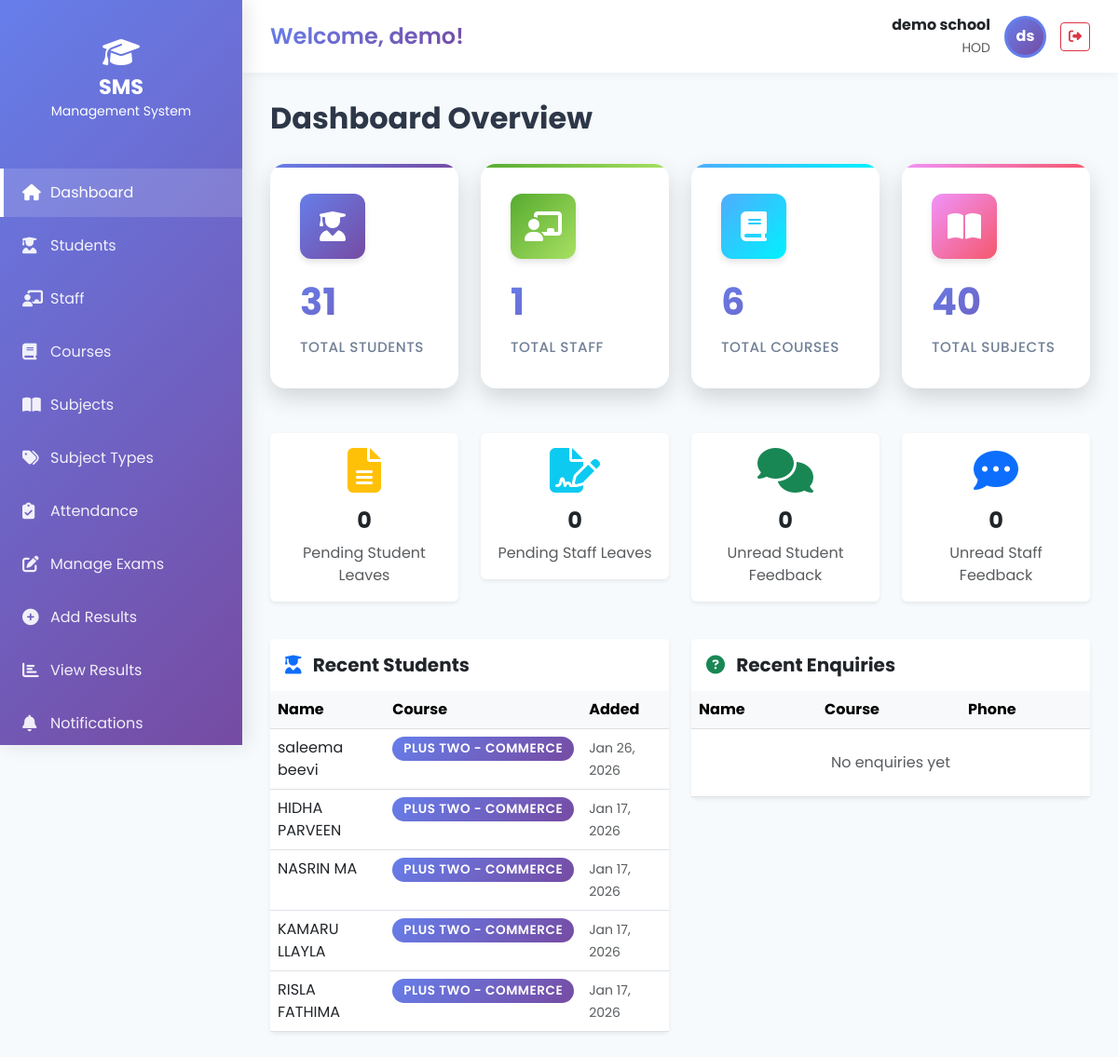
Screenshot of /hod/ (signed in) with the database file from the repository.
### hadiya/models.py (models this page shows, shortened)
class CustomUser(AbstractUser):
    USER_TYPE_CHOICES = (
        (1, 'HOD'),
        (2, 'Staff'),
        (3, 'Student'),
        (4, 'Accountant'),
        (5, 'Management'),
    )
    user_type = models.IntegerField(choices=USER_TYPE_CHOICES, default=1)
    profile_pic = models.ImageField(upload_to='profile_pics/', blank=True, null=True)
    email = models.EmailField(unique=True)
    USERNAME_FIELD = 'email'
    REQUIRED_FIELDS = ['username', 'first_name', 'last_name']

class Student(models.Model):
    ADMISSION_TYPE_CHOICES = (
        ('Day Scholar', 'Day Scholar'),
        ('Hostel', 'Hostel'),
    )
    admin = models.OneToOneField(CustomUser, on_delete=models.CASCADE)
    address = models.TextField()
    gender = models.CharField(max_length=10, choices=[('Male', 'Male'), ('Female', 'Female'), ('Other', 'Other')])
    course_id = models.ForeignKey(Course, on_delete=models.CASCADE, related_name='students')
    admission_type = models.CharField(max_length=20, choices=ADMISSION_TYPE_CHOICES, default='Day Scholar')
    uses_hostel = models.BooleanField(default=False)
    uses_transport = models.BooleanField(default=False)
    transport_mode = models.CharField(max_length=20, choices=[('Bus', 'Bus'), ('Private', 'Private'), ('Walk', 'Walk')], default='Walk')
    bus_stop = models.ForeignKey(BusStop, on_delete=models.SET_NULL, null=True, blank=True)
    advance_balance = models.DecimalField(max_digits=12, decimal_places=2, default=0.00)
    phone_number = models.CharField(max_length=15, blank=True, null=True)
    created_at = models.DateTimeField(auto_now_add=True)
    updated_at = models.DateTimeField(auto_now=True)

class Course(models.Model):
    name = models.CharField(max_length=100)
    created_at = models.DateTimeField(auto_now_add=True)
    updated_at = models.DateTimeField(auto_now=True)

### student_management_system/Hod_views.py (the view)
    @login_required
    def wrapper(request, *args, **kwargs):
        if request.user.user_type != 1:
            messages.error(request, 'Access denied. HOD privileges required.')
            return redirect('home')
        return view_func(request, *args, **kwargs)

### hadiya/EmailBackEnd.py (called while the page is built)
    def get_user(self, user_id):
        UserModel = get_user_model()
        try:
            return UserModel.objects.get(pk=user_id)
        except UserModel.DoesNotExist:
            return None

### student_management_system/Hod_views.py (called while the page is built)
def hod_required(view_func):
    @login_required
    def wrapper(request, *args, **kwargs):
        if request.user.user_type != 1:
            messages.error(request, 'Access denied. HOD privileges required.')
            return redirect('home')
        return view_func(request, *args, **kwargs)
    return wrapper

### templates/Hod/home_new.html (shortened to what this page needs)
{% extends 'base.html' %}
{% block content %}
<h1 class="page-title">Dashboard Overview</h1>
<div class="row stagger-animation mb-4">
    <div class="col-md-3 col-sm-6 mb-4">
        <div class="stat-card">
            <div class="stat-icon">
                <i class="fas fa-user-graduate"></i>
            </div>
            <div class="stat-number">{{ students_count }}</div>
            <div class="stat-label">Total Students</div>
        </div>
    </div>
    <div class="col-md-3 col-sm-6 mb-4">
        <div class="stat-card success">
            <div class="stat-icon">
                <i class="fas fa-chalkboard-teacher"></i>
            </div>
            <div class="stat-number">{{ staff_count }}</div>
            <div class="stat-label">Total Staff</div>
        </div>
    </div>
    <div class="col-md-3 col-sm-6 mb-4">
        <div class="stat-card info">
            <div class="stat-icon">
                <i class="fas fa-book"></i>
            </div>
            <div class="stat-number">{{ courses_count }}</div>
            <div class="stat-label">Total Courses</div>
        </div>
    </div>
    <div class="col-md-3 col-sm-6 mb-4">
        <div class="stat-card warning">
            <div class="stat-icon">
                <i class="fas fa-book-open"></i>
            </div>
            <div class="stat-number">{{ subjects_count }}</div>
            <div class="stat-label">Total Subjects</div>
        </div>
    </div>
</div>
<div class="row mb-4">
    <div class="col-md-3 col-sm-6 mb-3">
        <div class="card border-0 shadow-sm">
            <div class="card-body text-center">
                <i class="fas fa-file-alt fa-3x text-warning mb-3"></i>
                <h4 class="fw-bold">{{ pending_student_leaves }}</h4>
                <p class="text-muted mb-0">Pending Student Leaves</p>
            </div>
        </div>
    </div>
    <div class="col-md-3 col-sm-6 mb-3">
        <div class="card border-0 shadow-sm">
            <div class="card-body text-center">
                <i class="fas fa-file-signature fa-3x text-info mb-3"></i>
                <h4 class="fw-bold">{{ pending_staff_leaves }}</h4>
                <p class="text-muted mb-0">Pending Staff Leaves</p>
            </div>
        </div>
    </div>
    <div class="col-md-3 col-sm-6 mb-3">
        <div class="card border-0 shadow-sm">
            <div class="card-body text-center">
                <i class="fas fa-comments fa-3x text-success mb-3"></i>
                <h4 class="fw-bold">{{ unread_student_feedbacks }}</h4>
                <p class="text-muted mb-0">Unread Student Feedback</p>
            </div>
        </div>
    </div>
    <div class="col-md-3 col-sm-6 mb-3">
        <div class="card border-0 shadow-sm">
            <div class="card-body text-center">
                <i class="fas fa-comment-dots fa-3x text-primary mb-3"></i>
                <h4 class="fw-bold">{{ unread_staff_feedbacks }}</h4>
                <p class="text-muted mb-0">Unread Staff Feedback</p>
            </div>
        </div>
    </div>
</div>
<div class="row">
    <div class="col-lg-6 mb-4">
        <div class="card border-0 shadow-sm">
            <div class="card-header bg-white border-0 py-3">
                <h5 class="mb-0 fw-bold">
                    <i class="fas fa-user-graduate text-primary me-2"></i>
                    Recent Students
                </h5>
            </div>
            <div class="card-body p-0">
                <div class="table-responsive">
                    <table class="table table-hover mb-0">
                        <thead class="table-light">
                            <tr>
                                <th>Name</th>
                                <th>Course</th>
                                <th>Added</th>
                            </tr>
                        </thead>
                        <tbody>
                            {% for student in recent_students %}
                            <tr>
                                <td>{{ student.admin.first_name }} {{ student.admin.last_name }}</td>
                                <td><span class="badge badge-modern badge-gradient-purple">{{ student.course_id.name}}</span></td>
                                <td><small class="text-muted">{{ student.created_at|date:"M d, Y" }}</small></td>
                            </tr>
                            {% empty %}
                            <tr>
                                <td colspan="3" class="text-center text-muted py-4">No students yet</td>
                            </tr>
                            {% endfor %}
                        </tbody>
                    </table>
                </div>
            </div>
        </div>
    </div>
    <div class="col-lg-6 mb-4">
        <div class="card border-0 shadow-sm">
            <div class="card-header bg-white border-0 py-3">
                <h5 class="mb-0 fw-bold">
                    <i class="fas fa-question-circle text-success me-2"></i>
                    Recent Enquiries
                </h5>
            </div>
            <div class="card-body p-0">
                <div class="table-responsive">
                    <table class="table table-hover mb-0">
                        <thead class="table-light">
                            <tr>
                                <th>Name</th>
                                <th>Course</th>
                                <th>Phone</th>
                            </tr>
                        </thead>
                        <tbody>
                            {% for enquiry in recent_enquiries %}
                            <tr>
                                <td>{{ enquiry.name }}</td>
                                <td><span class="badge badge-modern badge-gradient-success">{{ enquiry.course.name
                                        }}</span></td>
                                <td><small>{{ enquiry.phone_number }}</small></td>
                            </tr>
                            {% empty %}
                            <tr>
                                <td colspan="3" class="text-center text-muted py-4">No enquiries yet</td>
                            </tr>
                            {% endfor %}
                        </tbody>
                    </table>
                </div>
            </div>
        </div>
    </div>
</div>
{% endblock %}

### templates/base.html (shortened to what this page needs)
<!DOCTYPE html>
<html lang="en">
<head>
    <link rel="stylesheet" href="https://cdnjs.cloudflare.com/ajax/libs/font-awesome/6.4.0/css/all.min.css">
    <link href="https://cdn.jsdelivr.net/npm/bootstrap@5.3.0/dist/css/bootstrap.min.css" rel="stylesheet">
    <link rel="stylesheet" href="https://cdn.datatables.net/1.13.6/css/dataTables.bootstrap5.min.css">
    {% load static %}
    <link rel="stylesheet" href="{% static 'assets/css/modern-theme.css' %}">
</head>
<body>
    <div class="sidebar">
        <div class="sidebar-brand">
            <i class="fas fa-graduation-cap fa-2x mb-2"></i>
            <h3>SMS</h3>
            <small>Management System</small>
        </div>
        <ul class="sidebar-nav">
            {% block sidebar %}
            {% if request.user.user_type == 1 %}
            {% include 'includes/sidebar_hod.html' %}
            {% elif request.user.user_type == 2 %}
            {% include 'includes/sidebar_staff.html' %}
            {% elif request.user.user_type == 3 %}
            {% include 'includes/sidebar_student.html' %}
            {% endif %}
            {% endblock %}
        </ul>
    </div>
    <div class="main-content">
        <div class="top-navbar">
            <div class="welcome-text">
                {% block page_header %}Welcome, {{ request.user.first_name }}!{% endblock %}
            </div>
            <div class="user-info">
                <div class="text-end">
                    <div class="fw-bold">{{ request.user.first_name }} {{ request.user.last_name }}</div>
                    <small class="text-muted">{{ request.user.get_user_type_display }}</small>
                </div>
                {% if request.user.profile_pic %}
                <img src="{{ request.user.profile_pic.url }}" alt="Profile" class="user-avatar">
                {% else %}
                <div class="user-avatar"
                    style="background: var(--gradient-purple); display: flex; align-items: center; justify-content: center; color: white; font-weight: 700;">
                    {{ request.user.first_name.0 }}{{ request.user.last_name.0 }}
                </div>
                {% endif %}
                <a href="{% url 'logout' %}" class="btn btn-sm btn-outline-danger">
                    <i class="fas fa-sign-out-alt"></i>
                </a>
            </div>
        </div>
        <div class="content-wrapper">
            {% block content %}{% endblock %}
        </div>
    </div>
</body>
</html>

### static/assets/css/modern-theme.css (style rules this page uses)
:root { --gradient-purple: linear-gradient(135deg, #667eea 0%, #764ba2 100%); --gradient-success: linear-gradient(135deg, #56ab2f 0%, #a8e063 100%); --gradient-info: linear-gradient(135deg, #4facfe 0%, #00f2fe 100%); --gradient-warning: linear-gradient(135deg, #f093fb 0%, #f5576c 100%); --gradient-danger: linear-gradient(135deg, #fa709a 0%, #fee140 100%); --gradient-ocean: linear-gradient(135deg, #2193b0 0%, #6dd5ed 100%); --gradient-sunset: linear-gradient(135deg, #ff7e5f 0%, #feb47b 100%); --color-primary: #667eea; --color-secondary: #764ba2; --color-success: #56ab2f; --color-info: #4facfe; --color-warning: #f093fb; --color-danger: #fa709a; --color-dark: #2d3748; --color-light: #f7fafc; --glass-bg: rgba(255, 255, 255, 0.15); --glass-border: rgba(255, 255, 255, 0.3); --glass-shadow: 0 8px 32px 0 rgba(31, 38, 135, 0.37); --spacing-xs: 0.5rem; --spacing-sm: 1rem; --spacing-md: 1.5rem; --spacing-lg: 2rem; --spacing-xl: 3rem; --radius-sm: 8px; --radius-md: 12px; --radius-lg: 16px; --radius-xl: 20px; --shadow-sm: 0 2px 4px rgba(0, 0, 0, 0.1); --shadow-md: 0 4px 6px rgba(0, 0, 0, 0.1); --shadow-lg: 0 10px 25px rgba(0, 0, 0, 0.15); --shadow-xl: 0 20px 40px rgba(0, 0, 0, 0.2); --transition-fast: 0.2s ease; --transition-normal: 0.3s ease; --transition-slow: 0.5s ease; }
* { margin: 0; padding: 0; box-sizing: border-box; }
body { font-family: 'Poppins', sans-serif; background: linear-gradient(135deg, #667eea 0%, #764ba2 100%); min-height: 100vh; overflow-x: hidden; }
.stat-card { background: white; border-radius: var(--radius-lg); padding: var(--spacing-lg); box-shadow: var(--shadow-lg); transition: all var(--transition-normal); position: relative; overflow: hidden; }
.stat-card::before { content: ''; position: absolute; top: 0; left: 0; right: 0; height: 4px; background: var(--gradient-purple); }
.stat-card.success::before { background: var(--gradient-success); }
.stat-card.info::before { background: var(--gradient-info); }
.stat-card.warning::before { background: var(--gradient-warning); }
.stat-icon { width: 70px; height: 70px; border-radius: var(--radius-md); display: flex; align-items: center; justify-content: center; font-size: 2rem; color: white; background: var(--gradient-purple); box-shadow: var(--shadow-md); margin-bottom: var(--spacing-sm); }
.stat-card.success .stat-icon { background: var(--gradient-success); }
.stat-card.info .stat-icon { background: var(--gradient-info); }
.stat-card.warning .stat-icon { background: var(--gradient-warning); }
.stat-number { font-size: 2.5rem; font-weight: 700; background: var(--gradient-purple); -webkit-background-clip: text; -webkit-text-fill-color: transparent; background-clip: text; margin: var(--spacing-xs) 0; }
.stat-label { color: #718096; font-size: 0.95rem; font-weight: 500; text-transform: uppercase; letter-spacing: 0.5px; }
.stagger-animation > * { animation: fadeIn 0.6s ease-out backwards; }
.stagger-animation > *:nth-child(1) { animation-delay: 0.1s; }
.stagger-animation > *:nth-child(2) { animation-delay: 0.2s; }
.stagger-animation > *:nth-child(3) { animation-delay: 0.3s; }
.stagger-animation > *:nth-child(4) { animation-delay: 0.4s; }
.badge-modern { padding: 6px 12px; border-radius: var(--radius-xl); font-size: 0.85rem; font-weight: 600; text-transform: uppercase; letter-spacing: 0.5px; }
.badge-gradient-purple { background: var(--gradient-purple); color: white; }

### rows the page displays
CustomUser: user.first_name "demo", user.last_name "school", user.user_type "HOD", user.first_name.0 "d", user.last_name.0 "s"
Student: admin.first_name "saleema", admin.last_name "beevi", course_id.name "PLUS TWO - COMMERCE", created_at "Jan 26, 2026"
Student: admin.first_name "HIDHA", admin.last_name "PARVEEN", course_id.name "PLUS TWO - COMMERCE", created_at "Jan 17, 2026"
Student: admin.first_name "NASRIN", admin.last_name "MA", course_id.name "PLUS TWO - COMMERCE", created_at "Jan 17, 2026"
Student: admin.first_name "KAMARU", admin.last_name "LLAYLA", course_id.name "PLUS TWO - COMMERCE", created_at "Jan 17, 2026"
Student: admin.first_name "RISLA", admin.last_name "FATHIMA", course_id.name "PLUS TWO - COMMERCE", created_at "Jan 17, 2026"

### other values shown
{{ students_count }} "31"
{{ staff_count }} "1"
{{ courses_count }} "6"
{{ subjects_count }} "40"
{{ pending_student_leaves }} "0"
{{ pending_staff_leaves }} "0"
{{ unread_student_feedbacks }} "0"
{{ unread_staff_feedbacks }} "0"
